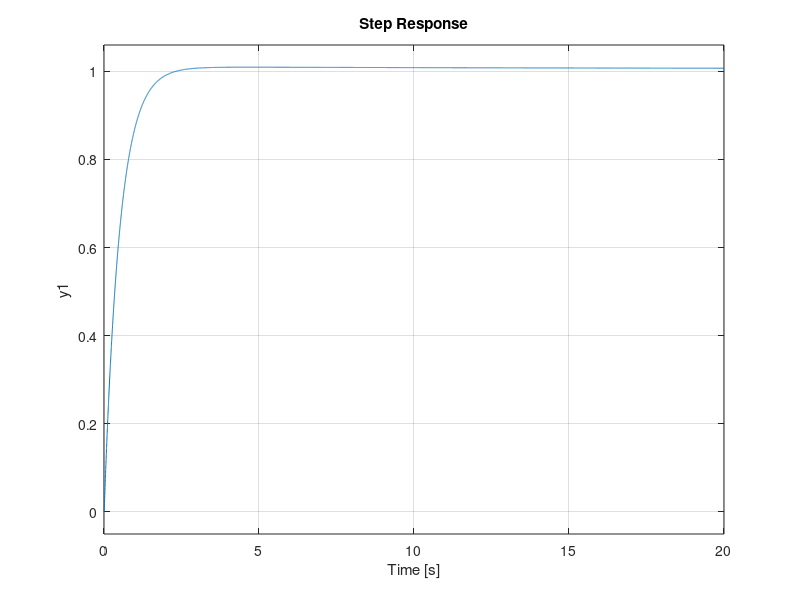

MATLAB code for this plot:
close all;
clear all;

t=0.005;
zt=input("INPUT;zt=");
tr=input("INPUT;tr=");
Kt=0.6;
J=0.007;
Jn=0.007;
Kp=J/(Kt*tr^2);
Kd=2*zt*tr*Kp;
Kp
Kd

P=tf([Kt],[J,0,0]);
P
sysKp=tf(Kp);
sysKp
sysKd=tf([Kd,0],[t,1]);
sysKd
sysA=P*(sysKp+sysKd);
sysA
fbA=sysA/(sysA+1);
fbA
step(fbA);

